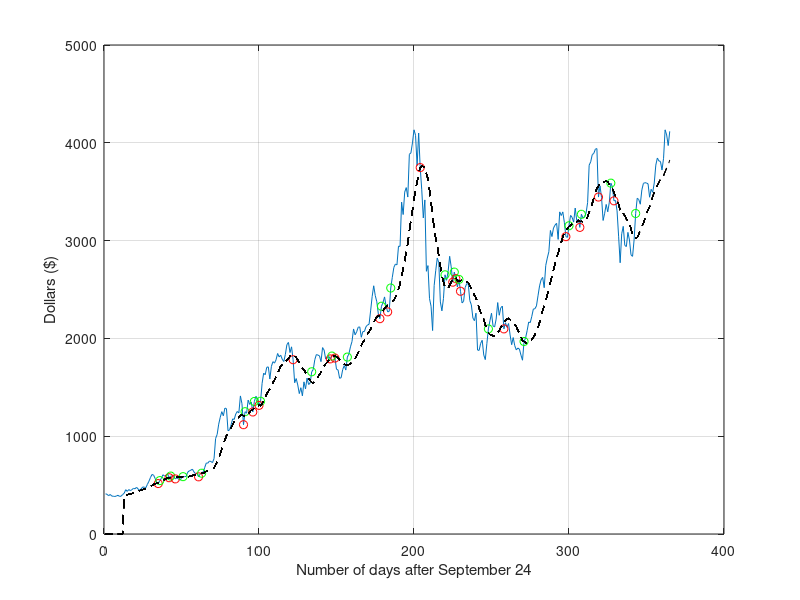

Recreate this plot in MATLAB.
clear
close all

data = csvread('ETHYEAR.csv', 1, 2);
%data = csvread('apple stonks.csv', 1, 5);
closingPrice = data(:,1);
plot(closingPrice);
xlabel("Number of days after September 24");
ylabel("Dollars ($)");
hold on

x = 1;
y = 1;
movingAvgRange = 12;
n = movingAvgRange + 1;


while (n <= length(closingPrice))
   
    %averagePrice(n) = (closingPrice(n) + closingPrice(n-1) + closingPrice(n-2) + closingPrice(n-3))/4;
    averagePrice(n) = mean(closingPrice((n-movingAvgRange):n));

    if closingPrice(n) > averagePrice(n) && closingPrice(n-1) < averagePrice(n-1)
        plot(n, closingPrice(n), 'g o');
        bought(x) = closingPrice(n);
        x = x + 1;
       
    end
    if closingPrice(n) < averagePrice(n) && closingPrice(n-1) > averagePrice(n-1)
        plot(n, closingPrice(n), 'r o');
        sold(y) = closingPrice(n);
        y = y + 1;
       
    end
 
    n = n+1;
    plot(averagePrice, 'k--');
end
if length(sold) == length(bought)
    profits = sold(2:end) - bought(1:end - 1);
end
if length(sold) > length(bought)
    profits = sold(2:end) - bought(1:end);
end
totalProfits = sum(profits);
profitWithoutAlgorithm = closingPrice(end) - closingPrice(1);
disp(totalProfits);
disp(profitWithoutAlgorithm);
grid on

